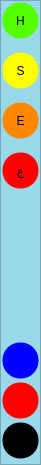
  <widget class="QFrame" name="frame_left">
   <property name="geometry">
    <rect>
     <x>5</x>
     <y>5</y>
     <width>41</width>
     <height>465</height>
    </rect>
   </property>
   <property name="styleSheet">
    <string notr="true">background-color: #99d9ea;</string>
   </property>
   <property name="frameShape">
    <enum>QFrame::StyledPanel</enum>
   </property>
   <property name="frameShadow">
    <enum>QFrame::Raised</enum>
   </property>
   <widget class="QPushButton" name="btn_share">
    <property name="geometry">
     <rect>
      <x>0</x>
      <y>50</y>
      <width>41</width>
      <height>41</height>
     </rect>
    </property>
    <property name="styleSheet">
     <string notr="true">QPushButton
{
color: rgb(0, 0, 0);
font: 75 20pt &quot;MS Shell Dlg 2&quot;;
	background-color: rgb(255, 255, 0);
border :5px solid transparent;
border-radius : 20px;
}

QPushButton:hover {
  
	color: rgb(255, 0, 0);
	background-color: rgb(0, 0, 255);
  background-image: -webkit-linear-gradient(top, #3cb0fd, #3498db);
  background-image: -moz-linear-gradient(top, #3cb0fd, #3498db);
  background-image: -ms-linear-gradient(top, #3cb0fd, #3498db);
  background-image: -o-linear-gradient(top, #3cb0fd, #3498db);
  background-image: linear-gradient(to bottom, #3cb0fd, #3498db);
}
QPushButton:pressed {
background-color: rgb(86, 12, 198);}
</string>
    </property>
    <property name="text">
     <string>S</string>
    </property>
    <property name="autoDefault">
     <bool>false</bool>
    </property>
    <property name="default">
     <bool>false</bool>
    </property>
   </widget>
   <widget class="QPushButton" name="btn_english">
    <property name="geometry">
     <rect>
      <x>0</x>
      <y>100</y>
      <width>41</width>
      <height>41</height>
     </rect>
    </property>
    <property name="styleSheet">
     <string notr="true">QPushButton
{
color: rgb(0, 0, 0);
	background-color: rgb(255, 136, 0);
font: 75 20pt &quot;MS Shell Dlg 2&quot;;
border :5px solid transparent;
border-radius : 20px;
}
QPushButton:hover {
  
	color: rgb(255, 0, 0);
	background-color: rgb(0, 0, 255);
  background-image: -webkit-linear-gradient(top, #3cb0fd, #3498db);
  background-image: -moz-linear-gradient(top, #3cb0fd, #3498db);
  background-image: -ms-linear-gradient(top, #3cb0fd, #3498db);
  background-image: -o-linear-gradient(top, #3cb0fd, #3498db);
  background-image: linear-gradient(to bottom, #3cb0fd, #3498db);
}

QPushButton:pressed {
background-color: rgb(86, 12, 198);}
</string>
    </property>
    <property name="text">
     <string>E</string>
    </property>
    <property name="autoDefault">
     <bool>false</bool>
    </property>
    <property name="default">
     <bool>false</bool>
    </property>
   </widget>
   <widget class="QPushButton" name="btn_arabic">
    <property name="geometry">
     <rect>
      <x>0</x>
      <y>150</y>
      <width>41</width>
      <height>41</height>
     </rect>
    </property>
    <property name="styleSheet">
     <string notr="true">QPushButton
{
color: rgb(0, 0, 0);
	background-color: rgb(255, 0, 0);
	font: 40 20pt &quot;Arial Black&quot;;
border :5px solid transparent;
border-radius : 20px;

}

QPushButton:hover {
  
	color: rgb(255, 0, 0);
	background-color: rgb(0, 0, 255);
  background-image: -webkit-linear-gradient(top, #3cb0fd, #3498db);
  background-image: -moz-linear-gradient(top, #3cb0fd, #3498db);
  background-image: -ms-linear-gradient(top, #3cb0fd, #3498db);
  background-image: -o-linear-gradient(top, #3cb0fd, #3498db);
  background-image: linear-gradient(to bottom, #3cb0fd, #3498db);
}
QPushButton:pressed {
background-color: rgb(86, 12, 198);}
</string>
    </property>
    <property name="text">
     <string>ع</string>
    </property>
    <property name="autoDefault">
     <bool>false</bool>
    </property>
    <property name="default">
     <bool>false</bool>
    </property>
   </widget>
   <widget class="QPushButton" name="btn_black">
    <property name="geometry">
     <rect>
      <x>0</x>
      <y>420</y>
      <width>41</width>
      <height>41</height>
     </rect>
    </property>
    <property name="styleSheet">
     <string notr="true">QPushButton
{
color: rgb(0, 255, 8);
font: 75 20pt &quot;MS Shell Dlg 2&quot;;
	background-color: rgb(0, 0, 0);
border :5px solid transparent;
border-radius : 20px;
}

QPushButton:hover {
background-color: rgb(255, 255, 255);
}
QPushButton:pressed {
background-color: rgb(86, 12, 198);}
</string>
    </property>
    <property name="text">
     <string/>
    </property>
    <property name="autoDefault">
     <bool>false</bool>
    </property>
    <property name="default">
     <bool>false</bool>
    </property>
   </widget>
   <widget class="QPushButton" name="btn_red">
    <property name="geometry">
     <rect>
      <x>0</x>
      <y>380</y>
      <width>41</width>
      <height>41</height>
     </rect>
    </property>
    <property name="styleSheet">
     <string notr="true">QPushButton
{
color: rgb(0, 255, 8);
font: 75 20pt &quot;MS Shell Dlg 2&quot;;
	background-color: rgb(255, 0, 0);
border :5px solid transparent;
border-radius : 20px;
}

QPushButton:hover {
background-color: rgb(255, 255, 0);
}
QPushButton:pressed {
background-color: rgb(86, 12, 198);}
</string>
    </property>
    <property name="text">
     <string/>
    </property>
    <property name="autoDefault">
     <bool>false</bool>
    </property>
    <property name="default">
     <bool>false</bool>
    </property>
   </widget>
   <widget class="QPushButton" name="btn_blue">
    <property name="geometry">
     <rect>
      <x>0</x>
      <y>340</y>
      <width>41</width>
      <height>41</height>
     </rect>
    </property>
    <property name="font">
     <font>
      <family>MS Shell Dlg 2</family>
      <pointsize>20</pointsize>
      <weight>9</weight>
      <italic>false</italic>
      <bold>false</bold>
     </font>
    </property>
    <property name="styleSheet">
     <string notr="true">QPushButton
{
color: rgb(0, 0, 255);
font: 75 20pt &quot;MS Shell Dlg 2&quot;;
background-color: rgb(0, 0, 255);
border :5px solid transparent;
border-radius : 20px;
}



QPushButton:hover {
   
	background-color: rgb(0, 255, 217);
}
QPushButton:pressed {
background-color: rgb(86, 12, 198);}
</string>
    </property>
    <property name="text">
     <string/>
    </property>
    <property name="autoDefault">
     <bool>false</bool>
    </property>
    <property name="default">
     <bool>false</bool>
    </property>
   </widget>
   <widget class="QPushButton" name="btn_help">
    <property name="geometry">
     <rect>
      <x>0</x>
      <y>0</y>
      <width>41</width>
      <height>41</height>
     </rect>
    </property>
    <property name="styleSheet">
     <string notr="true">QPushButton
{
color: rgb(0, 0, 0);
font: 75 20pt &quot;MS Shell Dlg 2&quot;;
	background-color: rgb(85, 255, 0);
border :5px solid transparent;
border-radius : 20px;
}
QPushButton:hover {
  
	color: rgb(255, 0, 0);
	background-color: rgb(0, 0, 255);
  background-image: -webkit-linear-gradient(top, #3cb0fd, #3498db);
  background-image: -moz-linear-gradient(top, #3cb0fd, #3498db);
  background-image: -ms-linear-gradient(top, #3cb0fd, #3498db);
  background-image: -o-linear-gradient(top, #3cb0fd, #3498db);
  background-image: linear-gradient(to bottom, #3cb0fd, #3498db);
}
QPushButton:pressed {
background-color: rgb(86, 12, 198);}
</string>
    </property>
    <property name="text">
     <string>H</string>
    </property>
    <property name="autoDefault">
     <bool>false</bool>
    </property>
    <property name="default">
     <bool>false</bool>
    </property>
   </widget>
  </widget>
